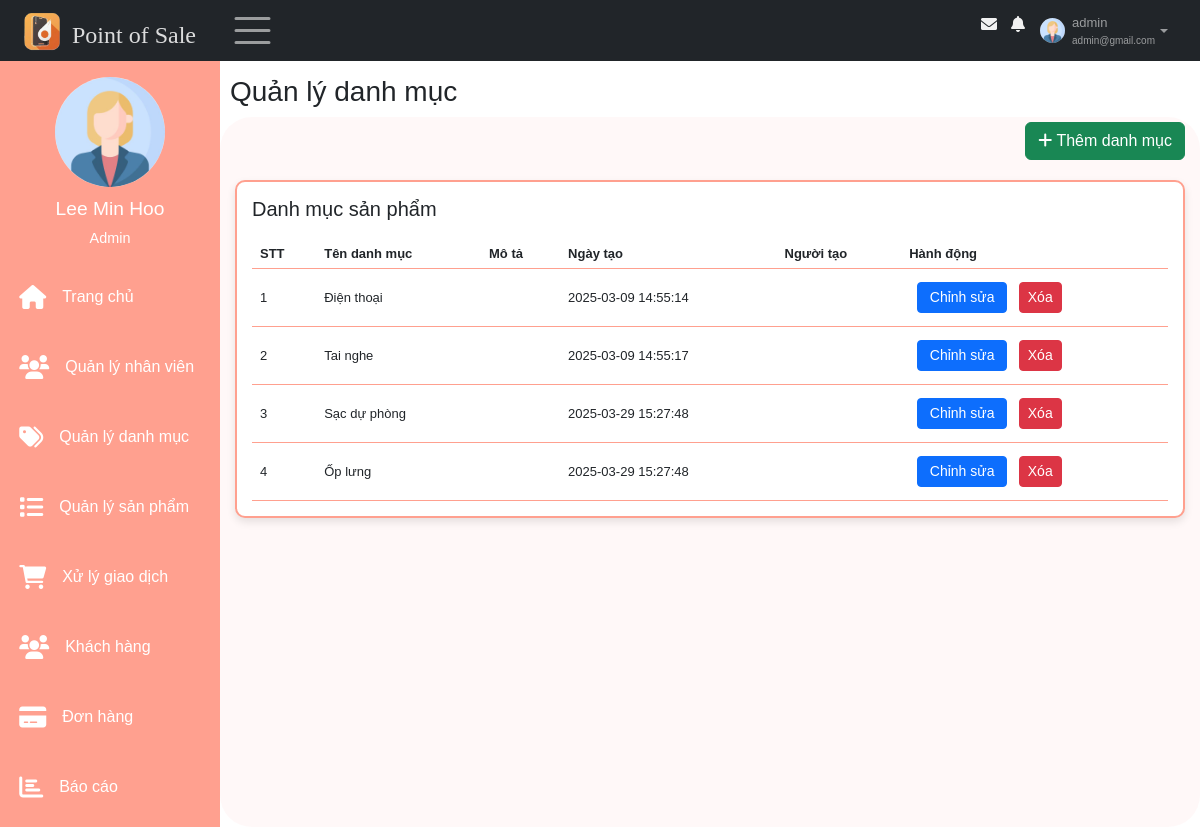
/views/index.php?sidebar=quanlydanhmuc (signed in), run on an earlier commit of the app's database.
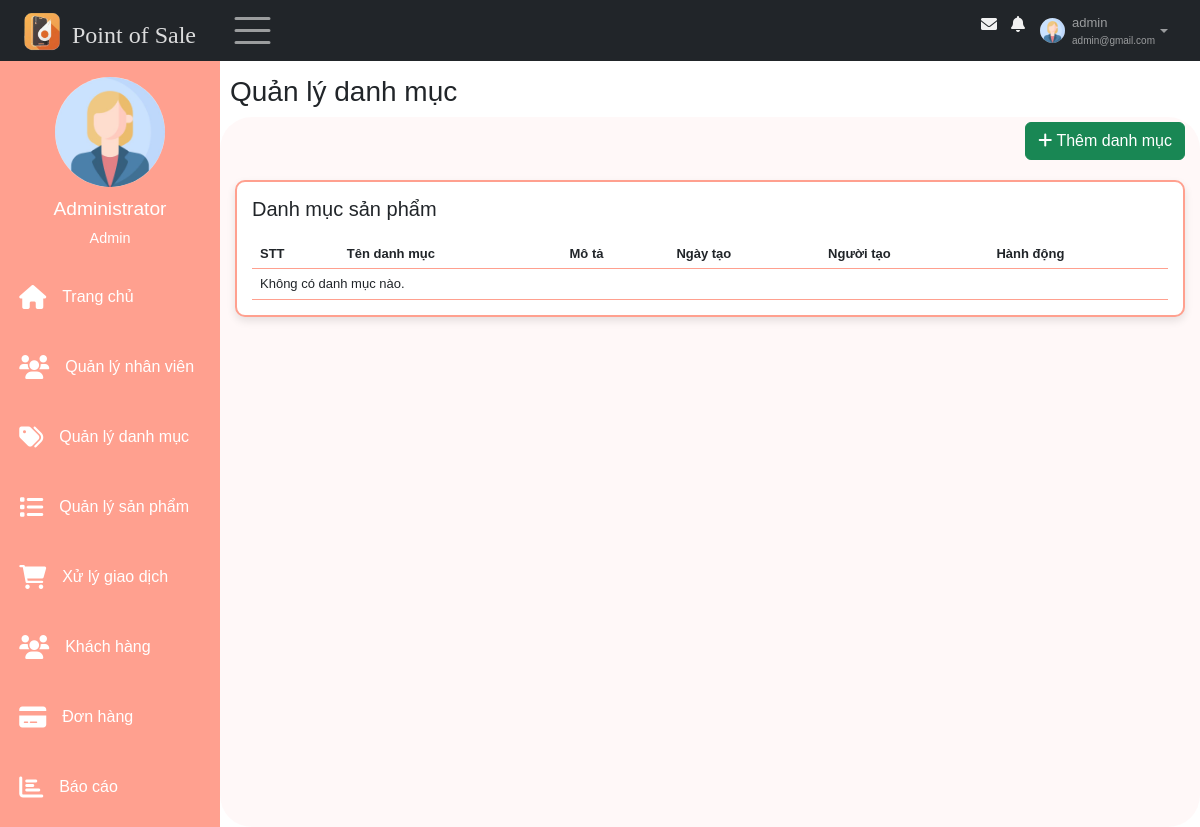
And on a later commit of the database.
### tables this page shows
CREATE TABLE `taikhoan` (
  `id` int(11) NOT NULL,
  `id_nhanvien` int(11) NOT NULL,
  `username` varchar(30) NOT NULL,
  `password` varchar(30) NOT NULL,
  `role` enum('Admin','Nhân viên') NOT NULL,
  `trangthai_hd` tinyint(1) NOT NULL,
  `activate_token` varchar(10) DEFAULT NULL,
  `expire_time` int(11) DEFAULT NULL,
  `pass_changed` tinyint(1) DEFAULT NULL,
  `trangthai_khoa` tinyint(1) NOT NULL DEFAULT 0
);

CREATE TABLE `nhanvien` (
  `id` int(11) NOT NULL,
  `hoten` varchar(50) NOT NULL,
  `email` varchar(100) NOT NULL,
  `gioitinh` enum('Nữ','Nam') DEFAULT NULL,
  `sdt` varchar(11) DEFAULT NULL,
  `ngaysinh` date DEFAULT NULL,
  `diachi` varchar(100) DEFAULT NULL,
  `img` varchar(50) DEFAULT NULL
);

CREATE TABLE `danhmucsp` (
  `id` int(11) NOT NULL,
  `tendm` varchar(50) NOT NULL,
  `mota` varchar(100) DEFAULT NULL,
  `ngaytao` timestamp NOT NULL DEFAULT current_timestamp(),
  `id_nguoitao` int(11) DEFAULT NULL
);

### models/quanlyhoso/getProfileNV.php (called while the page is built, shortened)
<?php
    $conn = connectDB();
    if (isset($_GET["id_detail"])) {
        $id = $_GET["id_detail"];
    } else {
        $id = $_SESSION["id"];
    }
    if(empty($_SESSION["id"])) {
        header("Location: ../index.php");
        exit();
    }else{
        $sql = "SELECT nhanvien.*, taikhoan.trangthai_khoa, taikhoan.role FROM nhanvien, taikhoan WHERE nhanvien.id = taikhoan.id_nhanvien AND nhanvien.id =" . $id;
    }
    $result = $conn->query($sql);
    if ($result->num_rows > 0) {
        $row = $result->fetch_assoc();
        $profile_img = $row["img"]??"";
    }
?>

### models/danhmuc_sanpham/permission.php (called while the page is built, shortened)
<?php
function isAdmin() {
    return isset($_SESSION["role"]) && $_SESSION["role"] == "Admin";
}
function canManageCategories() {
    return isAdmin();
}
?>

### models/danhmuc_sanpham/ShowCatalog.php (the view, shortened to what this page needs)
<?php
include_once('permission.php');
$conn = connectDB();
$sql = "SELECT danhmucsp.id, danhmucsp.tendm, danhmucsp.mota, danhmucsp.ngaytao, taikhoan.username
        FROM danhmucsp
        LEFT JOIN taikhoan ON danhmucsp.id_nguoitao = taikhoan.id";
$result = $conn->query($sql);
if ($result->num_rows > 0) {
    while ($row = $result->fetch_assoc()) {
        echo "<tr data-id='{$row["id"]}'>";
        echo "<td>" . $row["id"] . "</td>";
        echo "<td>" . $row["tendm"] . "</td>";
        echo "<td>" . $row["mota"] . "</td>";
        echo "<td>" . $row["ngaytao"] . "</td>";
        echo "<td>" . $row["username"] . "</td>";
        if (canManageCategories()) {
            echo "<td>
                    <a href='#' class='btn btn-sm btn-primary edit-btn'
                        data-id='" . htmlspecialchars($row["id"], ENT_QUOTES) . "'
                        data-tendm='" . htmlspecialchars($row["tendm"], ENT_QUOTES) . "'
                        data-mota='" . htmlspecialchars($row["mota"], ENT_QUOTES) . "'
                        data-ngaytao='" . $row["ngaytao"] . "'>Chỉnh sửa</a>
                    <a href='#' class='btn btn-sm btn-danger delete-btn'
                        data-id='" . htmlspecialchars($row["id"], ENT_QUOTES) . "'>Xóa</a>
                </td>";
        }
        echo "</tr>";
    }
} else {
    $colspan = canManageCategories() ? 6 : 5;
    echo "<tr><td colspan='$colspan'>Không có danh mục nào.</td></tr>";
}
?>

### views/index.php (shortened to what this page needs)
<?php
 include '../models/quanlyhoso/getProfileNV.php';
?>
<!DOCTYPE html>
<html lang="en">
<head>
    <link rel="stylesheet" href="style.css">
    <link rel="stylesheet" href="https://cdnjs.cloudflare.com/ajax/libs/font-awesome/4.7.0/css/font-awesome.min.css">
    <link rel="stylesheet" href="https://cdnjs.cloudflare.com/ajax/libs/font-awesome/6.0.0-beta3/css/all.min.css">
    <link href="https://cdn.jsdelivr.net/npm/bootstrap@5.3.3/dist/css/bootstrap.min.css" rel="stylesheet">
</head>
<body>
<?php
     if (isset($_SESSION["role"]) && ($_SESSION["role"]=="Admin" || $_SESSION["role"]=="Nhân viên")) {
        if (isset($_SESSION["pass_changed"]) && $_SESSION["pass_changed"] === 0) {
            include("pages/main/content/changePass.php");
        } else {
            include("pages/nav.php");
            include("pages/main.php");
        }
    } else {
        header("Location: ../index.php");
        exit();
    }
?>
</body>
</html>

### views/pages/nav.php (shortened to what this page needs)
<nav class="navbar navbar-expand-sm bg-dark navbar-dark fixed-top" id="nav">
    <div class="container-fluid">
        <div class="leftnav justify-content-start">
            <a class="logo navbar-brand" href="index.php" data-bs-toggle="tooltip"  title="Về trang chủ">
                <img src="../images/logo.ico" alt="Logo" style="width:40px;" >
                <h4>Point of Sale</h4>
            </a>
            <div class="openclose"><span class="navbar-toggler-icon" style="font-size:30px;cursor:pointer" onclick="open_closeNav() " class = "las la-bars"></span>  </div>
        </div>
        <div class="rightnav justify-content-end">
            <ul  class=" navbar-nav" >
                <li class="nav-item">
                    <a  href="#">
                    <span class = "fa fa-fw fa-envelope"></span>
                    </a></li>
                <li class="nav-item">
                    <a  href="#">
                    <span class = "fa fa-bell"></span>
                    </a></li>
                <li class="nav-item dropdown">
                        <a id="nav-user" class="nav-link dropdown-toggle" href="#" role="button" data-bs-toggle="dropdown">
                            <img id="nav-avatar" src = "../models/quanlyhoso/imagesNV/<?=$profile_img?>" height = "30px"  width = "30px" alt = "Avatar">
                            <div class="infor">
                                <p id ="user"><?= $_SESSION["username"]?></p>
                                <p id="email"><?= $_SESSION["email"]?></p>
                            </div>
                        </a>
                </li>
            </ul>
        </div>
    </div>
</nav>

### views/pages/main.php (shortened to what this page needs)
<?php
include_once("../models/danhmuc_sanpham/permission.php");
?>
<div class="main">
    <?php
    include("main/sidebar.php");
    ?>
    <?php
    if (isset($_GET['sidebar'])) {
        $side = $_GET['sidebar'];
        if ($side == 'quanlysanpham') {
            include("main/content/quanlysanpham.php");
        } else if ($side == 'quanlydanhmuc') {
            include("main/content/quanlydanhmuc.php");
        } else if ($side == 'quanlynhanvien') {
            if (isset($_GET['id_view'])) {
                include("main/content/thongtinbanhang.php");
            } else if (hasEmployeeManagementPermission()) {
                include("main/content/quanlynhanvien.php");
            } else {
                include("main/content/trangchu_nv.php");
            }
        } else if ($side == 'khachhang') {
            if (isset($_GET['idlskh'])) {
                if (isset($_GET['idctdh'])) {
                    include("main/content/chitietdh.php");
                } else {
                    include("main/content/lichsumua.php");
                }
            } else {
                include("main/content/khachhang.php");
            }
        } else if ($side == 'giaodich') {
            include("main/content/giaodich.php");
        } else if ($side == 'donhang') {
            if (isset($_GET['idctdh'])) {
                include("main/content/ctdh_donhang.php");
            } else {
                include("main/content/donhang.php");
            }
        } else if ($side == 'baocao') {
            if (isset($_GET["idctdh"])) {
                include("main/content/ctdh_donhang.php");
            } else {
                include("main/content/baocao.php");
            }
        }
    } else if (isset($_GET['nav'])) {
        switch ($_GET['nav']) {
            case 'hoso':
                if (isset($_GET['query'])) {
                    include("main/content/suahoso.php");
                } else {
                    include("main/content/hoso.php");
                }
                break;
            case 'changepass':
                include("main/content/changePass.php");
                break;
            case 'Dangxuat':
                if (isset($_SESSION['role'])) {
                    unset($_SESSION['role']);
                }
                header('Location: ../../../index.php');
                break;
        }
    } else {
        if (isset($_SESSION['role']) && $_SESSION['role'] == 'Admin' || $_SESSION['role'] == 'Nhân viên') {
            include("main/content/trangchu_ad.php");
        }
    }
    ?>
</div>

### views/pages/main/sidebar.php (shortened to what this page needs)
<div class="sidebar"  id="mySidebar" >
    <div class="sidebar-user">
        <img src="../models/quanlyhoso/imagesNV/<?=$profile_img?>" height = "70px"  width = "70px" alt = "">
            <div>
                <h3><?=$_SESSION['tennv']?></h3>
                <span><?=$_SESSION['role']?></span>
        </div>
    </div>
    <div class="sidebar-menu">
        <ul >
            <li class="item">
                <a class="link" href="index.php">
                    <span class = "fa fa-home"></span>
                    <p class="item-sidebar">Trang chủ</p>
                </a>
            </li>
            <?php
                if ($_SESSION['role'] == 'Admin') {
                    ?>
                    <li class="item">
                        <a class="link" href="index.php?sidebar=quanlynhanvien">
                            <span class = "fa fa-users"></span>
                            <p class="item-sidebar">Quản lý nhân viên</p>
                        </a>
                    </li>
                <?php
            }?>
            <li class="item">
                <a class="link" href="index.php?sidebar=quanlydanhmuc">
                    <span class = "fa fa-tags"></span>
                    <p class="item-sidebar">Quản lý danh mục</p>
                </a>
            </li>
            <li class="item">
                <a class="link" href="index.php?sidebar=quanlysanpham">
                    <span class = "fa fa-list"></span>
                    <p class="item-sidebar">Quản lý sản phẩm</p>
                </a>
            </li>
            <li class="item">
                <a class="link" href="index.php?sidebar=giaodich">
                    <span class = "fa fa-shopping-cart"></span>
                    <p class="item-sidebar">Xử lý giao dịch</p>
                </a>
            </li>
            <li class="item">
                <a class="link" href="index.php?sidebar=khachhang">
                    <span class = "fa fa-users"></span>
                    <p class="item-sidebar">Khách hàng</p>
                </a>
            </li>
            <li class="item">
                <a class="link" href="index.php?sidebar=donhang">
                    <span class = "fa fa-credit-card"></span>
                    <p class="item-sidebar">Đơn hàng</p>
                </a>
            </li>
            <li class="item">
                <a class="link" href="index.php?sidebar=baocao">
                    <span class = "fa fa-bar-chart"></span>
                    <p class="item-sidebar">Báo cáo</p>
                </a>
            </li>
        </ul>
    </div>
</div>

### views/pages/main/content/quanlydanhmuc.php (shortened to what this page needs)
<?php
include_once("../models/danhmuc_sanpham/permission.php");
?>
<div class = "main-content " id="main">
    <main>
        <div class = "page-header">
            <div>
                <h3>Quản lý danh mục</h3>
            </div>
        </div>
        <div class="content">
            <?php if(canManageCategories()): ?>
            <div class="actions">
                <button type = "submit" class="btn btn-success" onclick="chuyengiaodien('list-catalog','add-catalog')"><i class="fa fa-plus"></i> Thêm danh mục</button>
            </div>
            <?php endif; ?>
            <section class="list-catalog">
                <div class="card-catalog">
                    <h5>Danh mục sản phẩm</h5>
                    <table class="cart-table" >
                        <thead>
                            <tr>
                                <th>STT</th>
                                <th>Tên danh mục</th>
                                <th>Mô tả</th>
                                <th>Ngày tạo</th>
                                <th>Người tạo</th>
                                <?php if(canManageCategories()): ?>
                                <th>Hành động</th>
                                <?php endif; ?>
                            </tr>
                        </thead>
                        <tbody id = "catalog-infor">
                            <?php
                                include '../models/danhmuc_sanpham/ShowCatalog.php';
                            ?>
                        </tbody>
                    </table>
                </div>
            </section>
        </div>
    </main>
</div>

### views/style.css (style rules this page uses)
* { font-family: 'Poppins', sans-serif; box-sizing: border-box; text-decoration: none; list-style-type: none; padding: 0; margin: 0; }
#nav { position: fixed; width: 100%; z-index: 1000; padding: 5px 10px; }
.nav-item { margin: 3px 5px; }
.logo { display: flex; margin: 0; padding: 0; }
.logo h4 { color: #ffffffd6; margin: 10px 10px 0 10px; font-family:Cambria, Cochin, Georgia, Times, 'Times New Roman', serif; }
.leftnav { display: flex; align-items: center; }
.openclose { margin: 0 5px; display: flex; justify-content: center; align-items: center; padding: 3px; cursor: pointer; }
.rightnav>ul>li>a>span { color: #f1f1f1; padding: 3px; }
#nav-user { display: flex; padding: 0; align-items: center; }
.infor { margin-left: 5px; display: flex; flex-direction: column; justify-content: center; flex-grow: 1; font-size: x-small; }
.infor p { margin: 0; }
#user { font-size: small; }
#nav-avatar { width: 25px; height: 25px; border-radius: 50%; margin: 2px; }
#nav-user::after { margin: 10px 5px; }
.sidebar { display: flex; flex-direction: column; width: 220px; height: 100%; padding: 15px 0 0 0; background: #ffa08f; position: fixed; z-index: 1; transition: width 0.5s; top: 46px; overflow-x: hidden; }
.sidebar-user { margin-top: 1rem; text-align: center; color: white; background: transparent; }
.sidebar-user img { width: 110px; height: 110px; border-radius: 50%; margin-bottom: 10px; border: none; box-shadow: none; object-fit: cover; transition: width 0.5s, height 0.5s; }
.sidebar-user h3 { font-size: 1.2rem; color: white; }
.sidebar-user span { font-size: 0.9rem; }
.sidebar ul { margin-bottom: 2rem; padding: 0; }
.sidebar li { margin-left: .2rem; }
.sidebar-menu { flex-grow: 1; }
.link { padding: 11px 16px; border-radius: 8px; color: rgb(255, 255, 255); font-size: .9rem; display: flex; align-items: center; margin-top: 1.5rem; transition: 0.3s; text-decoration: none; }
.item-sidebar { margin: 0; margin-right: 5px; color: white; display: block; white-space: normal; word-break: break-word; line-height: 1.2; font-size: 1rem; }
.sidebar li a span, .sidebar a span { font-size: 1.5rem; display: inline-block; margin-right: 1rem; }
@media screen and (min-width: 769px) { #mySidebar { width: 220px; } }
@media screen and (min-width: 769px) { #main { margin-left: 235px; } }
@media screen and (min-width: 769px) { .sidebar-user img { width: 110px; height: 110px; } }
@media screen and (min-width: 769px) { .sidebar-user h3, .sidebar-user span { display: block; } }
@media screen and (min-width: 769px) { .item-sidebar { display: block; } }
.content { height: 100%; padding: 5px 15px; max-width: 100%; background: #fff6f6c3; min-height: 88.8vh; border-radius: 2rem; }
.content h5 { margin-bottom: 18px; }
.main { margin-top: 46px; }
.main-content { padding: 1.5rem; height: auto; }
#main { margin-left: 235px; transition: margin-left 0.5s; padding: 0; }
.page-header { background-color: rgb(255, 255, 255); padding: 15px 10px 0 10px; display: flex; margin-top: 60px; }
table { width: 100%; border-radius: 5px; }
.cart-table th, .cart-table tbody td { padding: 8px 8px; font-size: small; border-bottom: 1px solid #ffa551; }
.actions { display: flex; justify-content: flex-end; gap: 8px; }
.card-product, .card-catalog, .card-info, .history-sale, .employee { border-radius: 10px; padding: 15px; background-color: #fff; border: 2px solid #ffa08f; margin: 20px auto; box-shadow: 0 4px 8px rgba(0, 0, 0, 0.1); width: 100%; max-width: 100%; }
.cart-table th, .cart-table tbody td { padding: 5px 8px; font-size: small; border-bottom: 1px solid #ffa08f; }
table { width: 100%; }
.edit-btn { margin: 8px; width: 90px; }

What changed in the data, as far as the page shows it:
removed danhmucsp: id "1", tendm "Điện thoại", ngaytao "2025-03-09 14:55:14"
removed danhmucsp: id "2", tendm "Tai nghe", ngaytao "2025-03-09 14:55:17"
removed danhmucsp: id "3", tendm "Sạc dự phòng", ngaytao "2025-03-29 15:27:48"
removed danhmucsp: id "4", tendm "Ốp lưng", ngaytao "2025-03-29 15:27:48"
Also different on the page:
$_SESSION['tennv']: "Lee Min Hoo" → "Administrator"
text now shown: "Không có danh mục nào."
